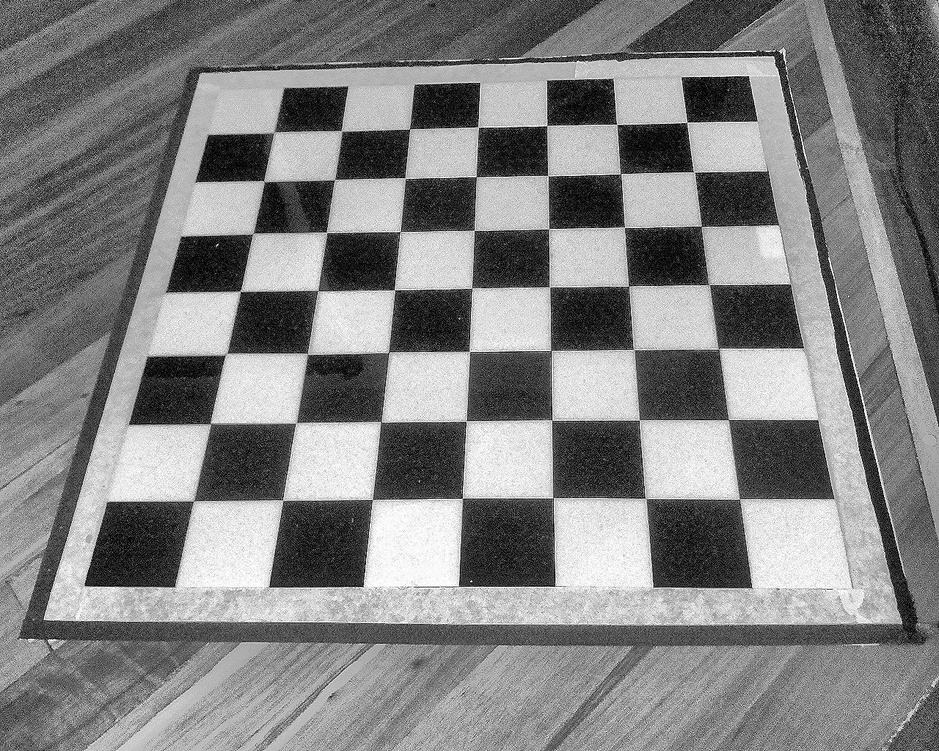
#> input picture tesis/test/01correccionluz.jpg, 939 x 751 px, shrunk from 1280 x 1024 before the run
$ python -i encuadre1.py   (imports and definitions only)
#> lines starting #> are read from the running program, lines starting #| are printed output that depends on the picture
#> further down, picture is the input picture: shape (751, 939, 3); min 0, max 255, mean 129.9
# LIBRERIAS
import numpy as np
import cv2
from time import sleep
import picamera
#FUNCIONES PROPIAS
def correccion_luz(img,cl=2.5,lgs=(8,8)) :
    clahe=cv2.createCLAHE(clipLimit=cl,tileGridSize=lgs)
    Ime=cv2.equalizeHist(Im)
    Imc=clahe.apply(Ime)
    return Imc;
def detect_border(Im,th1=80,th2=200):
#> called with th1 = 80, th2 = 200
    ker=np.matrix([[1,1,-1],[1,1,-1],[-1,-1,-1]])
    Imd=cv2.filter2D(Im,-1,ker)
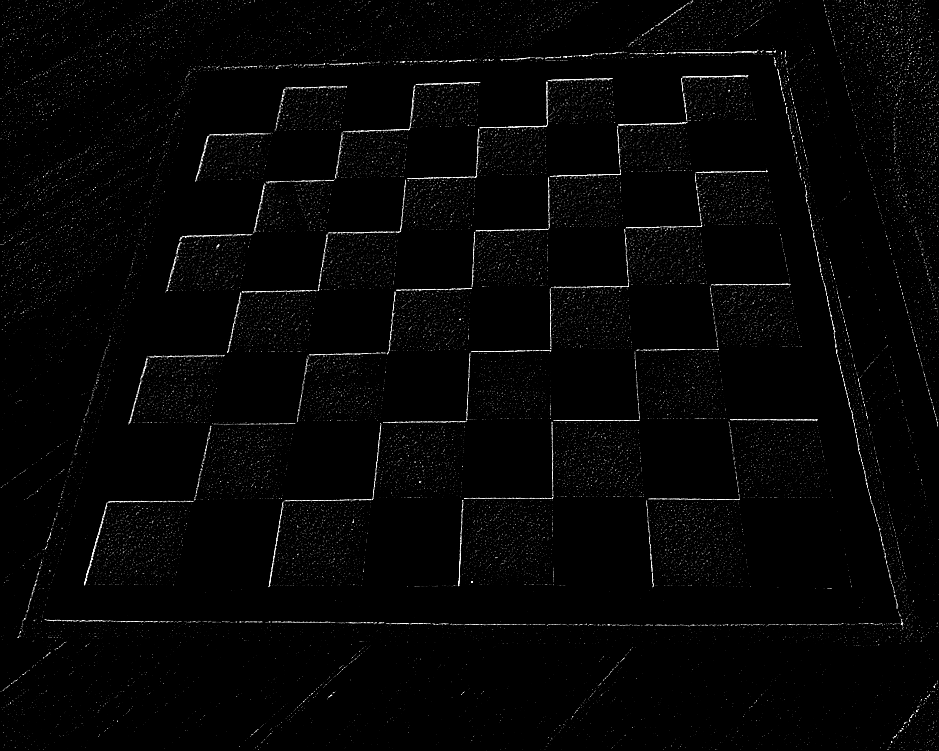
#> Imd: shape (751, 939, 3); min 0, max 255, mean 4.9
    Imd=cv2.filter2D(Imd,-1,ker)
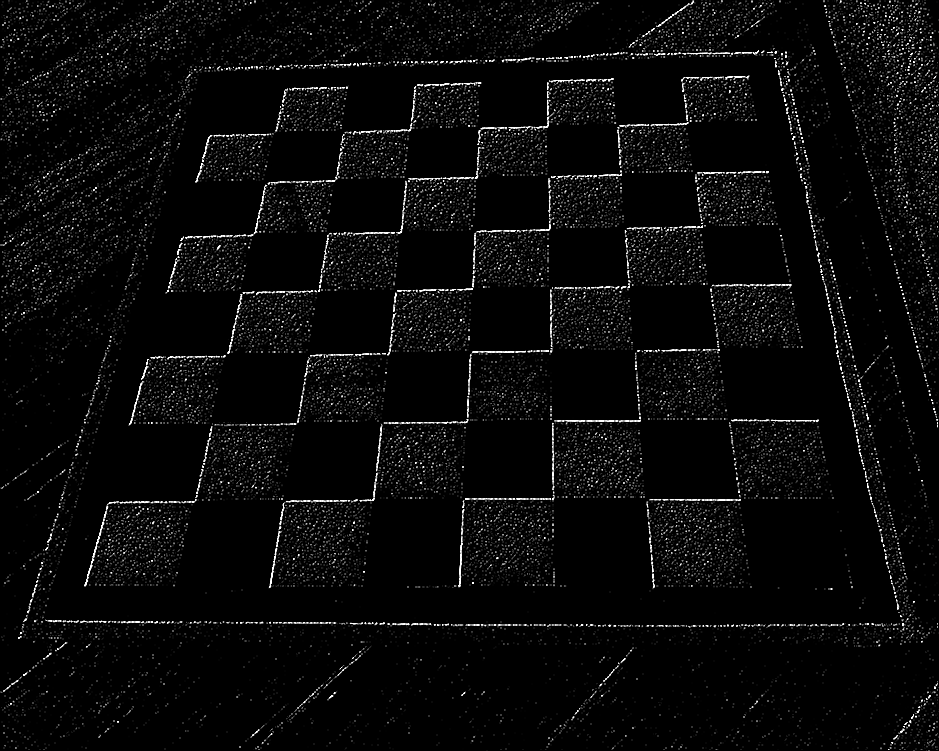
#> Imd: shape (751, 939, 3); min 0, max 255, mean 10.1
    ker=np.matrix([[-1,-1,-1],[-1,1,1],[-1,1,1]])
    Imf=cv2.filter2D(Im,-1,ker)
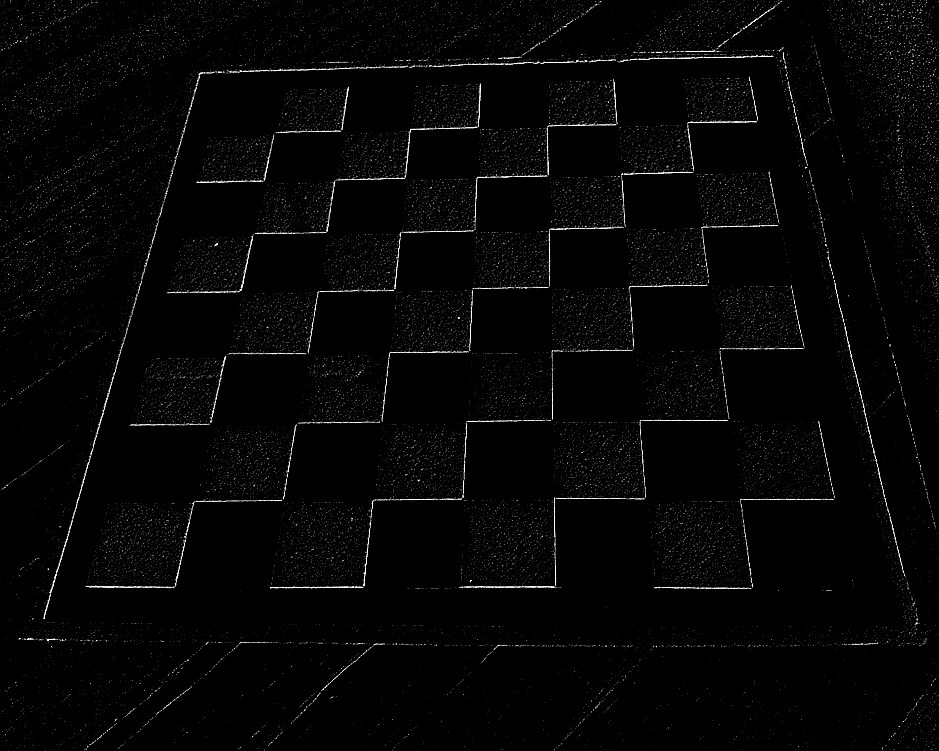
#> Imf: shape (751, 939, 3); min 0, max 255, mean 5.1
    Imf=cv2.filter2D(Imf,-1,ker)
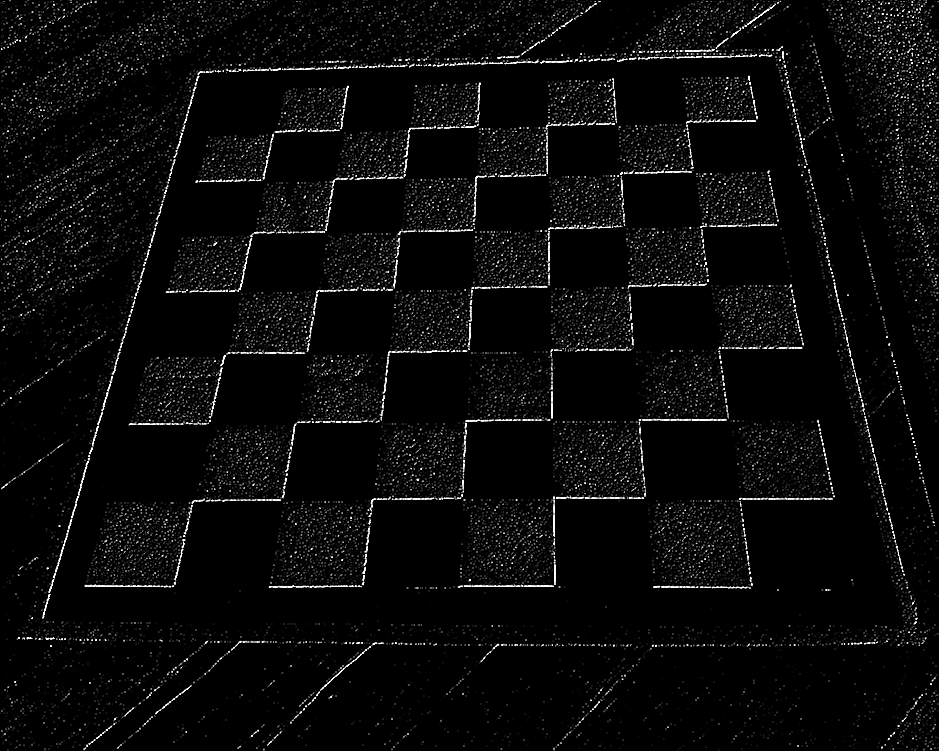
#> Imf: shape (751, 939, 3); min 0, max 255, mean 10.2
    Imt=Imf+Imd
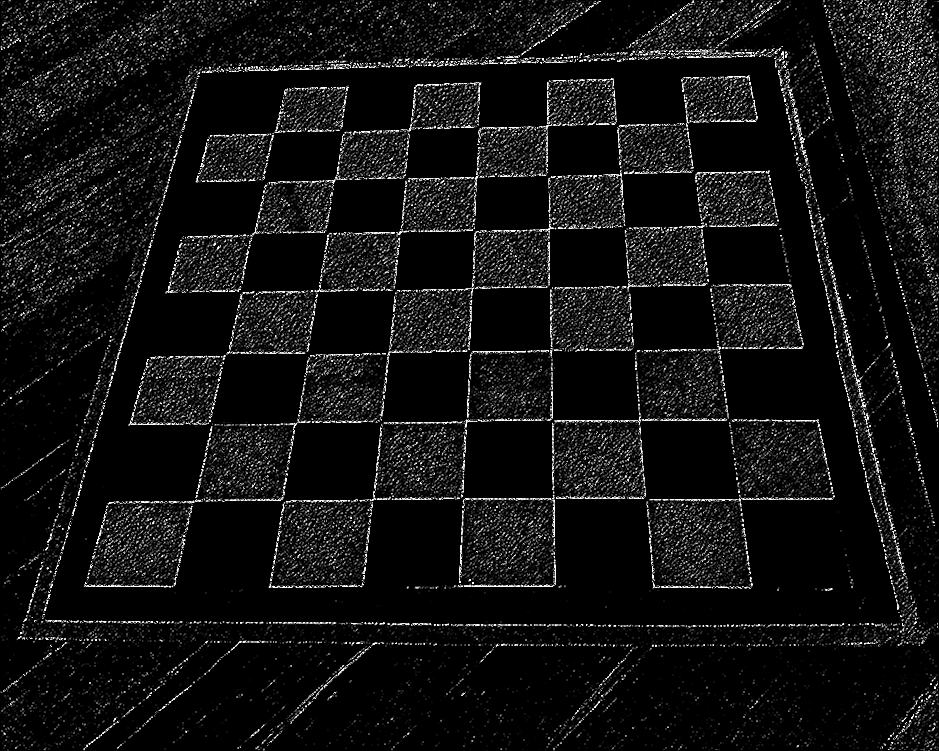
#> Imt: shape (751, 939, 3); min 0, max 255, mean 18.3
    Imt=correccion_luz(Imt)
    ker=np.matrix([[0,0,0,0,0],[0,0,0,0,0],[1,1,1,1,1],[0,0,0,0,0],[0,0,0,0,0]])
    Imh=cv2.filter2D(Imf+Imd,-1,ker)
    ker=np.matrix([[0,0,1,0,0],[0,0,1,0,0],[0,0,1,0,0],[0,0,1,0,0],[0,0,1,0,0]])
    Imh=cv2.filter2D(Imh,-1,ker)
    ker=np.matrix([[1,1,-1],[1,0,-1],[-1,-1,-1]])
    Imd=cv2.filter2D(Imh,-1,ker)
    Imd=cv2.filter2D(Imd,-1,ker)
    ker=np.matrix([[-1,-1,-1],[-1,0,1],[-1,1,1]])
    Imf=cv2.filter2D(Imh,-1,ker)
    Imf=cv2.filter2D(Imf,-1,ker)
    Imt=Imf+Imh
    kex=np.matrix([[0,0,0,0,0],[0,0,0,0,0],[1,1,1,1,1],[0,0,0,0,0],[0,0,0,0,0]],dtype=np.uint8)
    key=np.matrix([[0,0,1,0,0],[0,0,1,0,0],[0,0,1,0,0],[0,0,1,0,0],[0,0,1,0,0]],dtype=np.uint8)
    idl=cv2.dilate(Imt,kex,iterations=1)
    idl=cv2.dilate(idl,key,iterations=1)
    idl=cv2.dilate(idl,kex,iterations=1)
    idl=cv2.dilate(idl,key,iterations=1)
    can=cv2.Canny(idl,th1,th2)
    Mi=np.amax(Imt)
    Imt=Mi-Imt
    kex=np.matrix([[0,0,0,0,0,0,0,0,0],[0,0,0,0,0,0,0,0,0],[0,0,0,0,0,0,0,0,0],[0,0,0,0,0,0,0,0,0],[1,1,2,2,3,2,2,1,1],[0,0,0,0,0,0,0,0,0],[0,0,0,0,0,0,0,0,0],[0,0,0,0,0,0,0,0,0],[0,0,0,0,0,0,0,0,0]],dtype=np.uint8)
    key=np.matrix([[0,0,1,0,0],[0,0,1,0,0],[0,0,2,0,0],[0,0,2,0,0],[0,0,2,0,0]],dtype=np.uint8)
    idl=cv2.erode(Imt,kex,iterations=2)
    idl=cv2.erode(idl,key,iterations=2)
    idl=cv2.dilate(idl,key,iterations=3)
    cv2.imshow('blu7',idl)
    can=cv2.Canny(idl,th1,th2)
    cv2.imshow('blue8',can)
    return Im;
#inicializacion de vatiables
# [1 line that did not run here, left out]
# [1 line that did not run here, left out]
#camera.brightness=55
# [6 lines not run here, left out]
# [1 line that did not run here, left out]
# [1 line not run here, left out]
# [1 line that did not run here, left out]
# [4 lines not run here, left out]

>>> import cv2
>>> picture = cv2.imread('test/01correccionluz.jpg')
#> (the run stopped early here; a loop or call above may not have finished)
